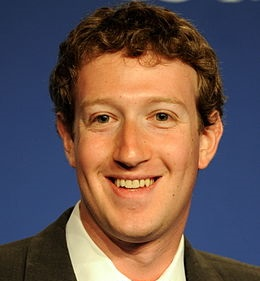
#> input picture Assignment_01/image.jpg, 260 x 281 px
$ python DataAugmentation.py
#> lines starting #> are read from the running program, lines starting #| are printed output that depends on the picture
'''
Date: 20190702
Author: Qing Peng

This script is for the data augmentation of images. It is based on traditional computer vision techniques, including image crop, color shift, rotation and perspective transform.
'''

import cv2
import random
import numpy as np

# Image crop
def crop(img):
    row = img.shape[0]
    col = img.shape[1]

    # # At least 70% of the original image
    row_crop = round(row*random.uniform(0.7,1))
    col_crop = round(row*random.uniform(0.7,1))

    img_crop = img[0:row_crop, 0:col_crop]

    return img_crop

# Color shift
def color_shift(img):
    # Brightness
    B, G, R = cv2.split(img)

    b_rand = random.randint(-50, 50)
    if b_rand == 0:
        pass
    elif b_rand > 0:
        lim = 255 - b_rand
        B[B > lim] = 255
        B[B <= lim] = (b_rand + B[B <= lim]).astype(img.dtype)
    elif b_rand < 0:
        lim = 0 - b_rand
        B[B < lim] = 0
        B[B >= lim] = (b_rand + B[B >= lim]).astype(img.dtype)

    g_rand = random.randint(-50, 50)
    if g_rand == 0:
        pass
    elif g_rand > 0:
        lim = 255 - g_rand
        G[G > lim] = 255
        G[G <= lim] = (g_rand + G[G <= lim]).astype(img.dtype)
    elif b_rand < 0:
        lim = 0 - g_rand
        G[G < lim] = 0
        G[G >= lim] = (g_rand + G[G >= lim]).astype(img.dtype)

    r_rand = random.randint(-50, 50)
    if r_rand == 0:
        pass
    elif r_rand > 0:
        lim = 255 - r_rand
        R[R > lim] = 255
        R[R <= lim] = (r_rand + R[R <= lim]).astype(img.dtype)
    elif b_rand < 0:
        lim = 0 - r_rand
        R[R < lim] = 0
        R[R >= lim] = (r_rand + R[R >= lim]).astype(img.dtype)

    img_merge = cv2.merge((B, G, R)) # combine 3 channels

    return img_merge

# Rotation
def rotation(img):
    angle = random.randint(-45, 45) # From -45° to +45°
    scale = round(random.uniform(0.5,1.5), 3) # Zoom 50% - 150%
    M = cv2.getRotationMatrix2D((img.shape[1]/2, img.shape[0]/2), angle, scale) # centering, angle, scale
    img_rotate = cv2.warpAffine(img, M, (img.shape[1], img.shape[0])) # apply to the image
    return img_rotate

# Perspective Transform
def perspective_transform(img):
    row, col = img.shape[0], img.shape[1]
    height, width, channels = img.shape

    # Warp
    random_margin = 30
    x1 = random.randint(-random_margin, random_margin)
    y1 = random.randint(-random_margin, random_margin)
    x2 = random.randint(width-1-random_margin, width-1)
    y2 = random.randint(-random_margin, random_margin)
    x3 = random.randint(width-1-random_margin, width-1)
    y3 = random.randint(height-1-random_margin, height-1)
    x4 = random.randint(-random_margin, random_margin)
    y4 = random.randint(height-1-random_margin, height-1)

    dx1 = random.randint(-random_margin, random_margin)
    dy1 = random.randint(-random_margin, random_margin)
    dx2 = random.randint(width-1-random_margin, width-1)
    dy2 = random.randint(-random_margin, random_margin)
    dx3 = random.randint(width-1-random_margin, width-1)
    dy3 = random.randint(height-1-random_margin, height-1)
    dx4 = random.randint(-random_margin, random_margin)
    dy4 = random.randint(height-1-random_margin, height-1)

    # Original points
    pts1 = np.float32([[x1, y1], [x2, y2], [x3, y3], [x4, y4]])
    # Target points
    pts2 = np.float32([[dx1, dy1], [dx2, dy2], [dx3, dy3], [dx4, dy4]])

    M_warp = cv2.getPerspectiveTransform(pts1, pts2)
    img_warp = cv2.warpPerspective(img, M_warp, (width, height))

    return img_warp

img = cv2.imread("image.jpg")
#> img is the input picture: shape (281, 260, 3); mean B, G, R 79.9, 84.7, 105.1
for i in range(20):
    # Combine 4 transforms randomly for every image
    img_a = rotation(img)
    img_b = crop(img_a)
    img_c = perspective_transform(img_b)
    img_d = color_shift(img_c)
    # Save the generated image
    cv2.imwrite("image_"+str(i+1)+".jpg", img_d)
#> this loop made 20 passes
#> pass 1, in rotation, `img_rotate = cv2.warpAffine(img, M, (img.shape[1], img.shape[0]))`:
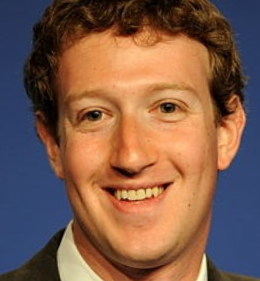
#> img_rotate: shape (281, 260, 3); mean B, G, R 75.4, 92.4, 127.1
#> pass 1, in crop, `img_crop = img[0:row_crop, 0:col_crop]`:
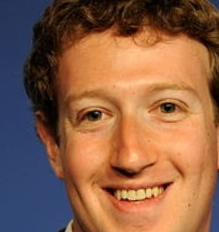
#> img_crop: shape (232, 219, 3); mean B, G, R 71.5, 96.2, 139.6
#> pass 1, in perspective_transform, `img_warp = cv2.warpPerspective(img, M_warp, (width, height))`:
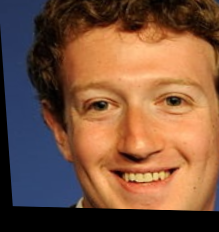
#> img_warp: shape (232, 219, 3); mean B, G, R 62.7, 84.8, 123.3
#> pass 1, in color_shift, `B, G, R = cv2.split(img)`:
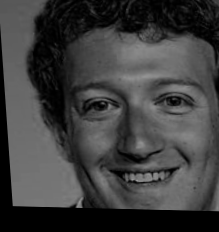
#> B: shape (232, 219); min 0, max 153, mean 62.7
#> after the loop:
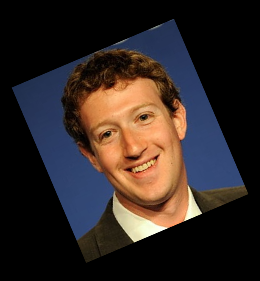
#> img_a: shape (281, 260, 3); mean B, G, R 36.7, 38.9, 48.3
#> after the loop:
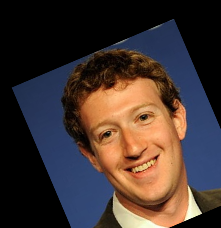
#> img_b: shape (228, 221, 3); mean B, G, R 49.2, 52.4, 66
#> after the loop:
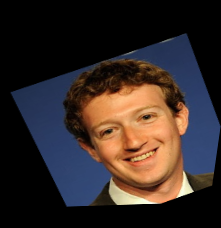
#> img_c: shape (228, 221, 3); mean B, G, R 39.7, 42, 52.9
